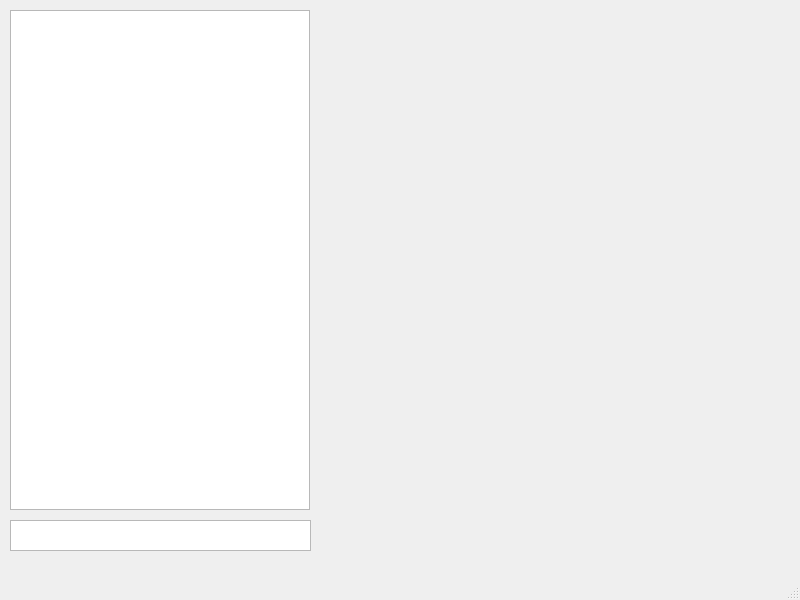
<?xml version="1.0" encoding="UTF-8"?>
<ui version="4.0">
 <class>MainWindow</class>
 <widget class="QMainWindow" name="MainWindow">
  <property name="geometry">
   <rect>
    <x>0</x>
    <y>0</y>
    <width>800</width>
    <height>600</height>
   </rect>
  </property>
  <property name="minimumSize">
   <size>
    <width>800</width>
    <height>600</height>
   </size>
  </property>
  <property name="maximumSize">
   <size>
    <width>800</width>
    <height>600</height>
   </size>
  </property>
  <property name="acceptDrops">
   <bool>false</bool>
  </property>
  <property name="windowTitle">
   <string>MainWindow</string>
  </property>
  <widget class="QWidget" name="centralwidget">
   <widget class="QListWidget" name="itemList">
    <property name="geometry">
     <rect>
      <x>10</x>
      <y>10</y>
      <width>300</width>
      <height>500</height>
     </rect>
    </property>
   </widget>
   <widget class="QTextEdit" name="itemFilter">
    <property name="geometry">
     <rect>
      <x>10</x>
      <y>520</y>
      <width>301</width>
      <height>31</height>
     </rect>
    </property>
   </widget>
  </widget>
  <widget class="QMenuBar" name="menubar">
   <property name="geometry">
    <rect>
     <x>0</x>
     <y>0</y>
     <width>800</width>
     <height>21</height>
    </rect>
   </property>
  </widget>
  <widget class="QStatusBar" name="statusbar"/>
 </widget>
 <resources/>
 <connections/>
</ui>
